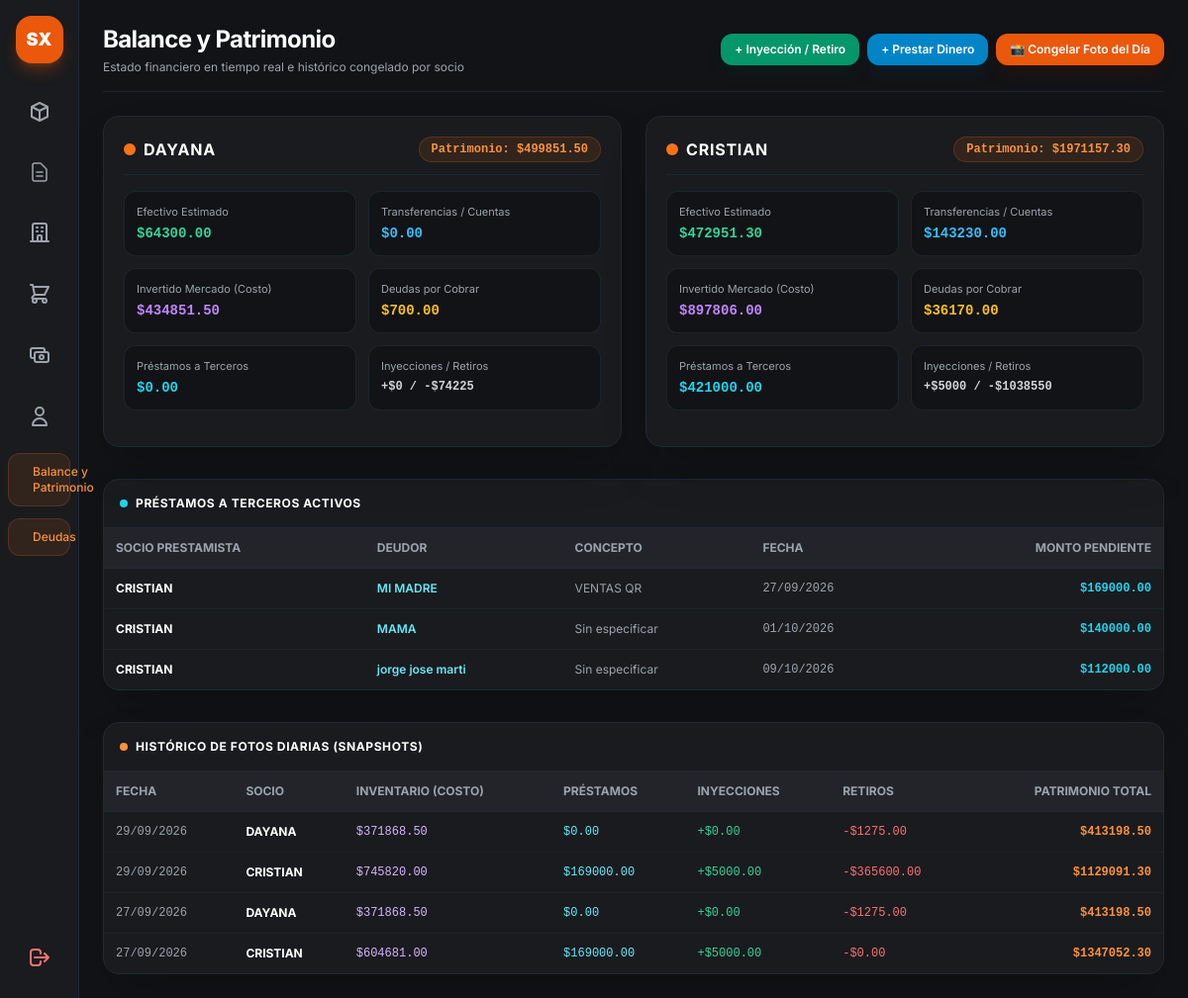
The page /admin/balance (signed in) on the database its author committed.
### app.py (models this page shows)
class Propietario(db.Model):
    __tablename__ = 'propietarios'
    id = db.Column(db.Integer, primary_key=True)
    nombre = db.Column(db.String(100), nullable=False, unique=True)
    descripcion = db.Column(db.String(200))
    productos = db.relationship('Producto', backref='propietario', lazy=True)

class PrestamoTercero(db.Model):
    __tablename__ = 'prestamos_terceros'
    id = db.Column(db.Integer, primary_key=True)
    propietario_id = db.Column(db.Integer, db.ForeignKey('propietarios.id'), nullable=False)
    deudor_nombre = db.Column(db.String(100), nullable=False)
    monto = db.Column(db.Float, nullable=False)
    saldo_pendiente = db.Column(db.Float, nullable=False)
    metodo_pago = db.Column(db.String(20), default='EFECTIVO')  # 'EFECTIVO' o 'TRANSFERENCIA'
    concepto = db.Column(db.String(255), nullable=True)
    fecha = db.Column(db.DateTime, default=datetime.now)
    estado = db.Column(db.String(20), default='PENDIENTE')
    propietario = db.relationship('Propietario', backref=db.backref('prestamos', lazy=True))

class SnapshotBalanceDiario(db.Model):
    __tablename__ = 'snapshots_balance_diario'
    id = db.Column(db.Integer, primary_key=True)
    fecha = db.Column(db.Date, nullable=False)
    propietario_nombre = db.Column(db.String(100), nullable=False)
    efectivo = db.Column(db.Float, default=0.0)
    transferencia = db.Column(db.Float, default=0.0)
    inventario_costo = db.Column(db.Float, default=0.0)
    deudas_por_cobrar = db.Column(db.Float, default=0.0)
    prestamos_otorgados = db.Column(db.Float, default=0.0)
    inyecciones = db.Column(db.Float, default=0.0)
    retiros = db.Column(db.Float, default=0.0)
    patrimonio_total = db.Column(db.Float, default=0.0)

### app.py (the view)
@app.route('/admin/balance')
def vista_balance():
    if 'user' not in session or session.get('rol') != 'admin':
        return redirect(url_for('login'))
    propietarios = Propietario.query.all()
    balance_propietarios = []
    for prop in propietarios:
        productos_prop = Producto.query.filter_by(propietario_id=prop.id).all()
        inventario_costo = sum((obtener_stock_total(p) * (p.precio_costo or 0.0)) for p in productos_prop)
        deudas_cobrar = 0.0
        try:
            filas_deudas = db.session.execute(
                db.text("SELECT * FROM deudas_cierre WHERE LOWER(COALESCE(estado, '')) = 'pendiente' OR cierre_pago_id IS NULL")
            ).mappings().all()
            for row in filas_deudas:
                estado_str = str(row.get('estado', '')).lower()
                if estado_str == 'pagado' or row.get('cierre_pago_id') is not None:
                    continue
                monto_d = float(row.get('subtotal') or 0.0)
                if monto_d <= 0:
                    continue
                prod_id = row.get('producto_id')
                prod_nom = str(row.get('producto_nombre') or '').strip()
                prod = None
                if prod_id and prod_id > 0:
                    prod = Producto.query.get(prod_id)
                elif prod_nom:
                    prod = Producto.query.filter(Producto.nombre.ilike(prod_nom)).first()
                if prod and prod.propietario_id == prop.id:
                    deudas_cobrar += monto_d
                elif not prod and 'CRISTIAN' in prop.nombre.upper():
                    deudas_cobrar += monto_d
        except Exception:
            deudas_cobrar = 0.0
        prestamos = PrestamoTercero.query.filter_by(propietario_id=prop.id, estado='PENDIENTE').all()
        prestamos_efectivo = sum(p.saldo_pendiente for p in prestamos if not getattr(p, 'metodo_pago', None) or p.metodo_pago == 'EFECTIVO')
        prestamos_transf = sum(p.saldo_pendiente for p in prestamos if getattr(p, 'metodo_pago', None) == 'TRANSFERENCIA')
        total_prestamos = prestamos_efectivo + prestamos_transf
        movs = MovimientoCapital.query.filter_by(propietario_id=prop.id).all()
        inyecciones_efectivo = sum(m.monto for m in movs if m.tipo == 'INYECCION' and (not getattr(m, 'metodo_pago', None) or m.metodo_pago == 'EFECTIVO'))
        retiros_efectivo = sum(m.monto for m in movs if m.tipo == 'RETIRO' and (not getattr(m, 'metodo_pago', None) or m.metodo_pago == 'EFECTIVO'))
        inyecciones_transf = sum(m.monto for m in movs if m.tipo == 'INYECCION' and getattr(m, 'metodo_pago', None) == 'TRANSFERENCIA')
        retiros_transf = sum(m.monto for m in movs if m.tipo == 'RETIRO' and getattr(m, 'metodo_pago', None) == 'TRANSFERENCIA')
        total_inyecciones = inyecciones_efectivo + inyecciones_transf
        total_retiros = retiros_efectivo + retiros_transf
        compras_socio = Compra.query.filter_by(propietario_id=prop.id).all() if 'Compra' in globals() else []
        compras_efectivo = sum(c.total_compra for c in compras_socio if c.metodo_pago == 'EFECTIVO' or not c.metodo_pago)
        compras_transf = sum(c.total_compra for c in compras_socio if c.metodo_pago == 'TRANSFERENCIA')
        efectivo_acumulado = 0.0
        transferencias_cierres = 0.0
        es_cristian = 'CRISTIAN' in prop.nombre.upper()
        if 'CierreDia' in globals():
            cierres = CierreDia.query.all()
            for c in cierres:
                if hasattr(c, 'detalles'):
                    for d in c.detalles:
                        prod = Producto.query.get(d.producto_id)
                        if prod and prod.propietario_id == prop.id:
                            efectivo_acumulado += (d.subtotal or 0.0)
                if es_cristian and hasattr(c, 'total_transferencias') and c.total_transferencias:
                    transferencias_cierres += (c.total_transferencias or 0.0)
        efectivo_liquido = max(0.0, efectivo_acumulado + inyecciones_efectivo - retiros_efectivo - prestamos_efectivo - compras_efectivo)
        transferencias_acumuladas = max(0.0, transferencias_cierres + inyecciones_transf - retiros_transf - prestamos_transf - compras_transf)
        patrimonio_total = efectivo_liquido + transferencias_acumuladas + inventario_costo + deudas_cobrar + total_prestamos
        balance_propietarios.append({
            'propietario': prop,
            'efectivo': efectivo_liquido,
            'transferencia': transferencias_acumuladas,
            'inventario_costo': inventario_costo,
            'deudas_por_cobrar': deudas_cobrar,
            'prestamos': total_prestamos,
            'inyecciones': total_inyecciones,
            'retiros': total_retiros,
            'patrimonio_total': patrimonio_total
        })
    snapshots = SnapshotBalanceDiario.query.order_by(SnapshotBalanceDiario.fecha.desc()).limit(30).all()
    prestamos_activos = PrestamoTercero.query.filter_by(estado='PENDIENTE').all()
    return render_template(
        'admin_balance.html',
        balance_propietarios=balance_propietarios,
        snapshots=snapshots,
        prestamos=prestamos_activos,
        propietarios=propietarios
    )

### app.py (called while the page is built)
def obtener_stock_total(producto):
    if hasattr(producto, 'stocks'):
        if isinstance(producto.stocks, (list, tuple)) or hasattr(producto.stocks, '__iter__'):
            return sum(getattr(s, 'cantidad', getattr(s, 'stock', 0)) for s in producto.stocks)
        return producto.stocks or 0
    return getattr(producto, 'stock', 0)

@app.context_processor
def inject_today():
    return {'hoy': date.today()}

### templates/admin_balance.html (shortened to what this page needs)
{% extends "base.html" %}
{% block content %}
<main class="flex-1 flex flex-col min-w-0 overflow-y-auto p-4 md:p-6 bg-[#121316]">
    <header class="mb-6 flex flex-col sm:flex-row sm:items-center justify-between gap-4 border-b border-gray-800/80 pb-4">
        <div>
            <h1 class="text-2xl font-bold text-white tracking-tight flex items-center gap-2">
                <span>Balance y Patrimonio</span>
            </h1>
            <p class="text-xs text-gray-400 mt-1">Estado financiero en tiempo real e histórico congelado por socio</p>
        </div>
        <div class="flex flex-wrap gap-2">
            <button onclick="abrirModal('modal-movimiento')" class="px-3.5 py-2 bg-emerald-600 hover:bg-emerald-500 text-white rounded-xl text-xs font-semibold transition flex items-center gap-1.5 shadow-lg shadow-emerald-950/40">
                <span>+ Inyección / Retiro</span>
            </button>
            <button onclick="abrirModal('modal-prestamo')" class="px-3.5 py-2 bg-sky-600 hover:bg-sky-500 text-white rounded-xl text-xs font-semibold transition flex items-center gap-1.5 shadow-lg shadow-sky-950/40">
                <span>+ Prestar Dinero</span>
            </button>
            <button onclick="guardarSnapshot()" class="px-3.5 py-2 bg-orange-600 hover:bg-orange-500 text-white rounded-xl text-xs font-semibold transition flex items-center gap-1.5 shadow-lg shadow-orange-950/40">
                <span>📸 Congelar Foto del Día</span>
            </button>
        </div>
    </header>
    <div class="grid grid-cols-1 md:grid-cols-2 gap-6 mb-8">
        {% for b in balance_propietarios %}
        <div class="bg-[#1a1b1e] border border-gray-800 rounded-2xl p-5 shadow-2xl relative overflow-hidden flex flex-col justify-between">
            <div>
                <div class="flex justify-between items-center mb-4 border-b border-gray-800/80 pb-3">
                    <div class="flex items-center gap-2">
                        <div class="w-3 h-3 rounded-full bg-orange-500 animate-pulse"></div>
                        <h2 class="text-base font-bold text-white uppercase tracking-wider">{{ b.propietario.nombre }}</h2>
                    </div>
                    <span class="text-xs px-3 py-1 rounded-full bg-orange-500/10 text-orange-400 border border-orange-500/20 font-bold font-mono">
                        Patrimonio: ${{ "%.2f"|format(b.patrimonio_total) }}
                    </span>
                </div>
                <div class="grid grid-cols-2 gap-3 text-xs mb-4">
                    <div class="bg-[#121316] p-3 rounded-xl border border-gray-800/80">
                        <span class="text-gray-400 block text-[11px] mb-1">Efectivo Estimado</span>
                        <span class="text-emerald-400 font-bold font-mono text-sm">${{ "%.2f"|format(b.efectivo) }}</span>
                    </div>
                    <div class="bg-[#121316] p-3 rounded-xl border border-gray-800/80">
                        <span class="text-gray-400 block text-[11px] mb-1">Transferencias / Cuentas</span>
                        <span class="text-sky-400 font-bold font-mono text-sm">${{ "%.2f"|format(b.transferencia) }}</span>
                    </div>
                    <div class="bg-[#121316] p-3 rounded-xl border border-gray-800/80">
                        <span class="text-gray-400 block text-[11px] mb-1">Invertido Mercado (Costo)</span>
                        <span class="text-purple-400 font-bold font-mono text-sm">${{ "%.2f"|format(b.inventario_costo) }}</span>
                    </div>
                    <div class="bg-[#121316] p-3 rounded-xl border border-gray-800/80">
                        <span class="text-gray-400 block text-[11px] mb-1">Deudas por Cobrar</span>
                        <span class="text-amber-400 font-bold font-mono text-sm">${{ "%.2f"|format(b.deudas_por_cobrar) }}</span>
                    </div>
                    <div class="bg-[#121316] p-3 rounded-xl border border-gray-800/80">
                        <span class="text-gray-400 block text-[11px] mb-1">Préstamos a Terceros</span>
                        <span class="text-cyan-400 font-bold font-mono text-sm">${{ "%.2f"|format(b.prestamos) }}</span>
                    </div>
                    <div class="bg-[#121316] p-3 rounded-xl border border-gray-800/80">
                        <span class="text-gray-400 block text-[11px] mb-1">Inyecciones / Retiros</span>
                        <span class="text-gray-300 font-bold font-mono text-xs">
                            +${{ "%.0f"|format(b.inyecciones) }} / -${{ "%.0f"|format(b.retiros) }}
                        </span>
                    </div>
                </div>
            </div>
        </div>
        {% endfor %}
    </div>
    {% if prestamos %}
    <section class="bg-[#1a1b1e] border border-gray-800 rounded-2xl overflow-hidden shadow-2xl mb-8">
        <div class="p-4 border-b border-gray-800 flex justify-between items-center">
            <h3 class="text-xs font-bold text-white uppercase tracking-wider flex items-center gap-2">
                <span class="w-2 h-2 rounded-full bg-cyan-400"></span>
                Préstamos a Terceros Activos
            </h3>
        </div>
        <div class="overflow-x-auto">
            <table class="w-full text-left border-collapse text-xs">
                <thead>
                    <tr class="border-b border-gray-800 text-gray-400 uppercase bg-[#222429]">
                        <th class="p-3">Socio Prestamista</th>
                        <th class="p-3">Deudor</th>
                        <th class="p-3">Concepto</th>
                        <th class="p-3">Fecha</th>
                        <th class="p-3 text-right">Monto Pendiente</th>
                    </tr>
                </thead>
                <tbody class="divide-y divide-gray-800/60 text-gray-300">
                    {% for p in prestamos %}
                    <tr class="hover:bg-gray-800/30 transition">
                        <td class="p-3 font-bold text-white">{{ p.propietario.nombre }}</td>
                        <td class="p-3 text-cyan-300 font-semibold">{{ p.deudor_nombre }}</td>
                        <td class="p-3 text-gray-400">{{ p.concepto or 'Sin especificar' }}</td>
                        <td class="p-3 font-mono text-gray-400">{{ p.fecha.strftime('%d/%m/%Y') }}</td>
                        <td class="p-3 text-right font-mono font-bold text-cyan-400">${{ "%.2f"|format(p.saldo_pendiente) }}</td>
                    </tr>
                    {% endfor %}
                </tbody>
            </table>
        </div>
    </section>
    {% endif %}
    <section class="bg-[#1a1b1e] border border-gray-800 rounded-2xl overflow-hidden shadow-2xl">
        <div class="p-4 border-b border-gray-800 flex justify-between items-center">
            <h3 class="text-xs font-bold text-white uppercase tracking-wider flex items-center gap-2">
                <span class="w-2 h-2 rounded-full bg-orange-400"></span>
                Histórico de Fotos Diarias (Snapshots)
            </h3>
        </div>
        <div class="overflow-x-auto">
            <table class="w-full text-left border-collapse text-xs">
                <thead>
                    <tr class="border-b border-gray-800 text-gray-400 uppercase bg-[#222429]">
                        <th class="p-3">Fecha</th>
                        <th class="p-3">Socio</th>
                        <th class="p-3">Inventario (Costo)</th>
                        <th class="p-3">Préstamos</th>
                        <th class="p-3">Inyecciones</th>
                        <th class="p-3">Retiros</th>
                        <th class="p-3 text-right">Patrimonio Total</th>
                    </tr>
                </thead>
                <tbody class="divide-y divide-gray-800/60 text-gray-300">
                    {% for s in snapshots %}
                    <tr class="hover:bg-gray-800/30 transition">
                        <td class="p-3 font-mono text-gray-400">{{ s.fecha.strftime('%d/%m/%Y') }}</td>
                        <td class="p-3 font-bold text-white">{{ s.propietario_nombre }}</td>
                        <td class="p-3 font-mono text-purple-300">${{ "%.2f"|format(s.inventario_costo) }}</td>
                        <td class="p-3 font-mono text-cyan-300">${{ "%.2f"|format(s.prestamos_otorgados) }}</td>
                        <td class="p-3 font-mono text-emerald-400">+${{ "%.2f"|format(s.inyecciones) }}</td>
                        <td class="p-3 font-mono text-red-400">-${{ "%.2f"|format(s.retiros) }}</td>
                        <td class="p-3 text-right font-mono font-bold text-orange-400">${{ "%.2f"|format(s.patrimonio_total) }}</td>
                    </tr>
                    {% else %}
                    <tr>
                        <td colspan="7" class="p-8 text-center text-gray-500">
                            No hay fotos históricas guardadas todavía. Haz clic en <strong class="text-gray-300">"📸 Congelar Foto del Día"</strong>.
                        </td>
                    </tr>
                    {% endfor %}
                </tbody>
            </table>
        </div>
    </section>
</main>
{% endblock %}

### static/css/style.css (style rules this page uses)
body { font-family: 'Inter', sans-serif; }

### rows shown on the page
Propietario: propietario.nombre "DAYANA"
Propietario: propietario.nombre "CRISTIAN"
PrestamoTercero: propietario.nombre "CRISTIAN", deudor_nombre "MI MADRE", concepto "VENTAS QR", fecha "27/09/2026", saldo_pendiente "169000.00"
PrestamoTercero: propietario.nombre "CRISTIAN", deudor_nombre "MAMA", concepto "Sin especificar", fecha "01/10/2026", saldo_pendiente "140000.00"
PrestamoTercero: propietario.nombre "CRISTIAN", deudor_nombre "jorge jose marti", concepto "Sin especificar", fecha "09/10/2026", saldo_pendiente "112000.00"
SnapshotBalanceDiario: fecha "29/09/2026", propietario_nombre "DAYANA", inventario_costo "371868.50", prestamos_otorgados "0.00", inyecciones "0.00", retiros "1275.00", patrimonio_total "413198.50"
SnapshotBalanceDiario: fecha "29/09/2026", propietario_nombre "CRISTIAN", inventario_costo "745820.00", prestamos_otorgados "169000.00", inyecciones "5000.00", retiros "365600.00", patrimonio_total "1129091.30"
SnapshotBalanceDiario: fecha "27/09/2026", propietario_nombre "DAYANA", inventario_costo "371868.50", prestamos_otorgados "0.00", inyecciones "0.00", retiros "1275.00", patrimonio_total "413198.50"
SnapshotBalanceDiario: fecha "27/09/2026", propietario_nombre "CRISTIAN", inventario_costo "604681.00", prestamos_otorgados "169000.00", inyecciones "5000.00", retiros "0.00", patrimonio_total "1347052.30"

### other values the page prints
{{ "%.2f"|format(b.patrimonio_total) }} "499851.50" "1971157.30"
{{ "%.2f"|format(b.efectivo) }} "64300.00" "472951.30"
{{ "%.2f"|format(b.transferencia) }} "0.00" "143230.00"
{{ "%.2f"|format(b.inventario_costo) }} "434851.50" "897806.00"
{{ "%.2f"|format(b.deudas_por_cobrar) }} "700.00" "36170.00"
{{ "%.2f"|format(b.prestamos) }} "0.00" "421000.00"
{{ "%.0f"|format(b.inyecciones) }} "0" "5000"
{{ "%.0f"|format(b.retiros) }} "74225" "1038550"
